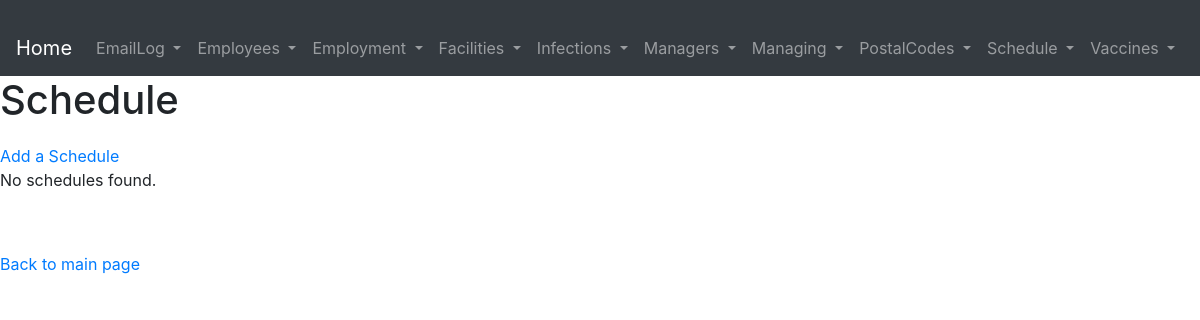
/pages/Schedule/index.php?employeeID=1, run on an earlier commit of the app's database.
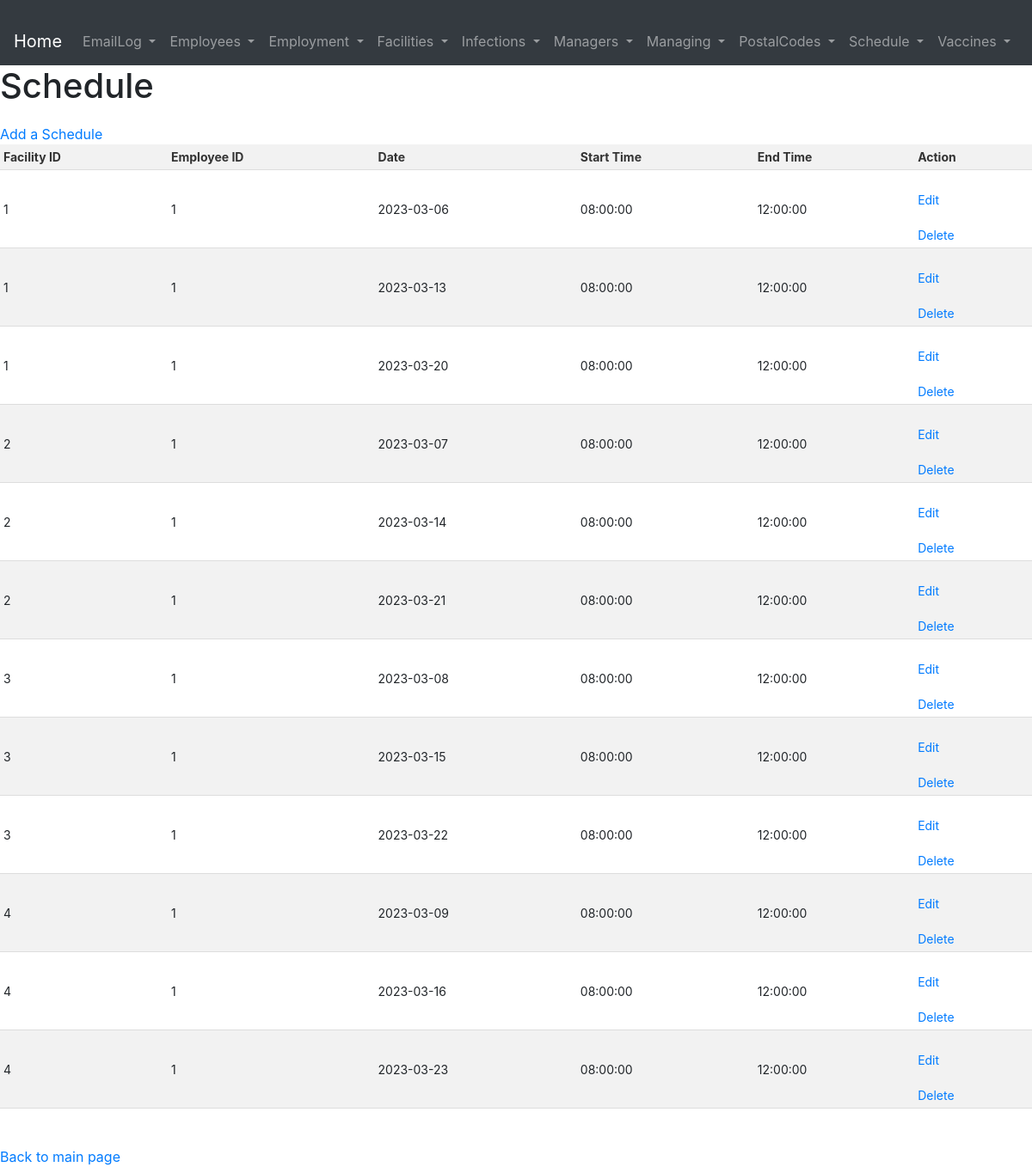
And on a later commit of the database.
### tables this page shows
CREATE TABLE Schedule (
   FacilityID INT,
   EmployeeID INT,
   Date DATE,
   StartTime TIME,
   EndTime TIME,
   PRIMARY KEY (FacilityID, EmployeeID, Date, StartTime),
   FOREIGN KEY (FacilityID) REFERENCES Facilities(FacilityID),
   FOREIGN KEY (EmployeeID) REFERENCES Employees(EmployeeID),
   CHECK (EndTime >= StartTime)
);

### pages/Schedule/index.php (the view, shortened to what this page needs)
<?php require_once '../../database.php';
    include '../header.php';
if (isset($_GET['employeeID']) && !empty($_GET['employeeID'])) {
    $employeeID = $_GET['employeeID'];
    $result = $conn->query("SELECT * FROM Schedule WHERE EmployeeID = $employeeID");
    $schedules = $result->fetch_all(MYSQLI_ASSOC);
} else {
    $result = $conn->query("SELECT * FROM Schedule ORDER BY EmployeeID");
    $schedules = $result->fetch_all(MYSQLI_ASSOC);
}
?>
<!DOCTYPE html>
<html lang="en">
<head>
    <link rel="stylesheet" href="../../pages/style.css">
</head>
<body>
    <h1>Schedule</h1>
    <a href="./create.php">Add a Schedule</a>
    <?php if (count($schedules) > 0): ?>
        <table>
            <thead>
                <tr>
                    <th>Facility ID</th>
                    <th>Employee ID</th>
                    <th>Date</th>
                    <th>Start Time</th>
                    <th>End Time</th>
                    <th>Action</th>
                </tr>
            </thead>
            <tbody>
                <?php foreach ($schedules as $schedule): ?>
                    <tr>
                        <td><?php echo $schedule['FacilityID']; ?></td>
                        <td><?php echo $schedule['EmployeeID']; ?></td>
                        <td><?php echo $schedule['Date']; ?></td>
                        <td><?php echo $schedule['StartTime']; ?></td>
                        <td><?php echo $schedule['EndTime']; ?></td>
                        <td>
                            <a href="./edit.php?FacilityID=<?=$schedule['FacilityID'];?>&EmployeeID=<?=$schedule['EmployeeID'];?>&Date=<?=$schedule['Date'];?>&StartTime=<?=$schedule['StartTime'];?>">Edit</a>
                            <a href="./delete.php?FacilityID=<?=$schedule['FacilityID'];?>&EmployeeID=<?=$schedule['EmployeeID'];?>&Date=<?=$schedule['Date'];?>&StartTime=<?=$schedule['StartTime'];?>">Delete</a>
                        </td>
                    </tr>
                <?php endforeach; ?>
            </tbody>
        </table>
    <?php else: ?>
        <p>No schedules found.</p>
    <?php endif; ?>
    <br>
    <a href="../../index.php">Back to main page</a>
</body>
</html>

What changed in the data, as far as the page shows it:
added schedule: FacilityID "1", EmployeeID "1", Date "2023-03-06", StartTime "08:00:00", EndTime "12:00:00"
added schedule: FacilityID "1", EmployeeID "1", Date "2023-03-13", StartTime "08:00:00", EndTime "12:00:00"
added schedule: FacilityID "1", EmployeeID "1", Date "2023-03-20", StartTime "08:00:00", EndTime "12:00:00"
added schedule: FacilityID "2", EmployeeID "1", Date "2023-03-07", StartTime "08:00:00", EndTime "12:00:00"
added schedule: FacilityID "2", EmployeeID "1", Date "2023-03-14", StartTime "08:00:00", EndTime "12:00:00"
added schedule: FacilityID "2", EmployeeID "1", Date "2023-03-21", StartTime "08:00:00", EndTime "12:00:00"
added schedule: FacilityID "3", EmployeeID "1", Date "2023-03-08", StartTime "08:00:00", EndTime "12:00:00"
added schedule: FacilityID "3", EmployeeID "1", Date "2023-03-15", StartTime "08:00:00", EndTime "12:00:00"
added schedule: FacilityID "3", EmployeeID "1", Date "2023-03-22", StartTime "08:00:00", EndTime "12:00:00"
added schedule: FacilityID "4", EmployeeID "1", Date "2023-03-09", StartTime "08:00:00", EndTime "12:00:00"
added schedule: FacilityID "4", EmployeeID "1", Date "2023-03-16", StartTime "08:00:00", EndTime "12:00:00"
added schedule: FacilityID "4", EmployeeID "1", Date "2023-03-23", StartTime "08:00:00", EndTime "12:00:00"
Also different on the page:
text no longer shown: "No schedules found."
text now shown: "Facility ID Employee ID Date Start Time End Time Action"
